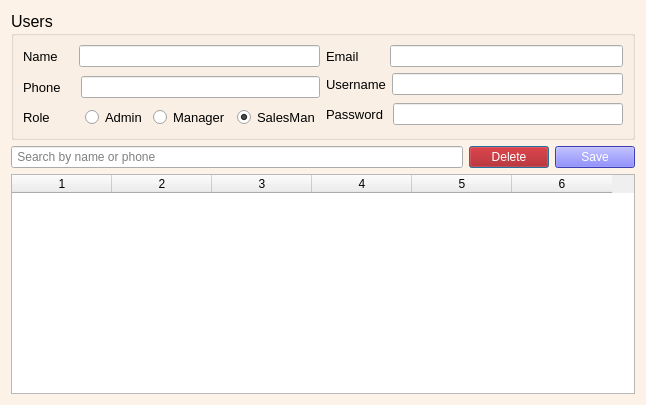
<?xml version="1.0" encoding="UTF-8"?>
<ui version="4.0">
 <class>Dialog</class>
 <widget class="QDialog" name="Dialog">
  <property name="windowModality">
   <enum>Qt::ApplicationModal</enum>
  </property>
  <property name="geometry">
   <rect>
    <x>0</x>
    <y>0</y>
    <width>646</width>
    <height>405</height>
   </rect>
  </property>
  <property name="windowTitle">
   <string>Dialog</string>
  </property>
  <property name="styleSheet">
   <string notr="true">QDialog#Dialog{background-color: rgb(252, 242, 231);
}</string>
  </property>
  <layout class="QGridLayout" name="gridLayout_3">
   <item row="0" column="0">
    <widget class="QGroupBox" name="groupBox">
     <property name="font">
      <font>
       <pointsize>12</pointsize>
      </font>
     </property>
     <property name="title">
      <string>Users</string>
     </property>
     <layout class="QGridLayout" name="gridLayout_2">
      <item row="0" column="0">
       <layout class="QGridLayout" name="gridLayout">
        <item row="0" column="0">
         <layout class="QHBoxLayout" name="horizontalLayout">
          <item>
           <widget class="QLabel" name="label">
            <property name="font">
             <font>
              <pointsize>10</pointsize>
             </font>
            </property>
            <property name="text">
             <string>Name    </string>
            </property>
           </widget>
          </item>
          <item>
           <widget class="QLineEdit" name="name">
            <property name="clearButtonEnabled">
             <bool>true</bool>
            </property>
           </widget>
          </item>
         </layout>
        </item>
        <item row="0" column="1">
         <layout class="QHBoxLayout" name="horizontalLayout_2">
          <item>
           <widget class="QLabel" name="label_2">
            <property name="font">
             <font>
              <pointsize>10</pointsize>
             </font>
            </property>
            <property name="text">
             <string>Email       </string>
            </property>
           </widget>
          </item>
          <item>
           <widget class="QLineEdit" name="email">
            <property name="clearButtonEnabled">
             <bool>true</bool>
            </property>
           </widget>
          </item>
         </layout>
        </item>
        <item row="1" column="0" rowspan="2">
         <layout class="QHBoxLayout" name="horizontalLayout_3">
          <item>
           <widget class="QLabel" name="label_3">
            <property name="font">
             <font>
              <pointsize>10</pointsize>
             </font>
            </property>
            <property name="text">
             <string>Phone    </string>
            </property>
           </widget>
          </item>
          <item>
           <widget class="QLineEdit" name="phone">
            <property name="clearButtonEnabled">
             <bool>true</bool>
            </property>
           </widget>
          </item>
         </layout>
        </item>
        <item row="1" column="1">
         <layout class="QHBoxLayout" name="horizontalLayout_4">
          <item>
           <widget class="QLabel" name="label_4">
            <property name="font">
             <font>
              <pointsize>10</pointsize>
             </font>
            </property>
            <property name="text">
             <string>Username</string>
            </property>
           </widget>
          </item>
          <item>
           <widget class="QLineEdit" name="username">
            <property name="clearButtonEnabled">
             <bool>true</bool>
            </property>
           </widget>
          </item>
         </layout>
        </item>
        <item row="2" column="1" rowspan="2">
         <layout class="QHBoxLayout" name="horizontalLayout_6">
          <item>
           <widget class="QLabel" name="label_5">
            <property name="font">
             <font>
              <pointsize>10</pointsize>
             </font>
            </property>
            <property name="text">
             <string>Password </string>
            </property>
           </widget>
          </item>
          <item>
           <widget class="QLineEdit" name="password">
            <property name="echoMode">
             <enum>QLineEdit::Password</enum>
            </property>
            <property name="clearButtonEnabled">
             <bool>true</bool>
            </property>
           </widget>
          </item>
         </layout>
        </item>
        <item row="3" column="0">
         <layout class="QHBoxLayout" name="horizontalLayout_5">
          <item>
           <widget class="QLabel" name="label_6">
            <property name="font">
             <font>
              <pointsize>10</pointsize>
             </font>
            </property>
            <property name="text">
             <string>Role</string>
            </property>
           </widget>
          </item>
          <item>
           <widget class="QRadioButton" name="admin">
            <property name="font">
             <font>
              <pointsize>10</pointsize>
             </font>
            </property>
            <property name="text">
             <string>Admin</string>
            </property>
            <property name="checked">
             <bool>false</bool>
            </property>
           </widget>
          </item>
          <item>
           <widget class="QRadioButton" name="manager">
            <property name="font">
             <font>
              <pointsize>10</pointsize>
             </font>
            </property>
            <property name="text">
             <string>Manager</string>
            </property>
           </widget>
          </item>
          <item>
           <widget class="QRadioButton" name="user">
            <property name="font">
             <font>
              <pointsize>10</pointsize>
             </font>
            </property>
            <property name="text">
             <string>SalesMan</string>
            </property>
            <property name="checked">
             <bool>true</bool>
            </property>
           </widget>
          </item>
         </layout>
        </item>
       </layout>
      </item>
     </layout>
    </widget>
   </item>
   <item row="1" column="0">
    <layout class="QHBoxLayout" name="horizontalLayout_7">
     <item>
      <widget class="QLineEdit" name="searchv">
       <property name="placeholderText">
        <string> Search by name or phone</string>
       </property>
       <property name="clearButtonEnabled">
        <bool>true</bool>
       </property>
      </widget>
     </item>
     <item>
      <widget class="QPushButton" name="deleteb">
       <property name="styleSheet">
        <string notr="true">background-color: rgb(170, 0, 0);
color: rgb(255, 255, 255);</string>
       </property>
       <property name="text">
        <string>Delete</string>
       </property>
      </widget>
     </item>
     <item>
      <widget class="QPushButton" name="addb">
       <property name="styleSheet">
        <string notr="true">background-color: rgb(85, 85, 255);
color: rgb(255, 255, 255);</string>
       </property>
       <property name="text">
        <string>Save</string>
       </property>
       <property name="shortcut">
        <string>Return</string>
       </property>
      </widget>
     </item>
    </layout>
   </item>
   <item row="2" column="0">
    <widget class="QTableWidget" name="tableWidget">
     <property name="columnCount">
      <number>6</number>
     </property>
     <column/>
     <column/>
     <column/>
     <column/>
     <column/>
     <column/>
    </widget>
   </item>
  </layout>
 </widget>
 <resources/>
 <connections/>
</ui>
